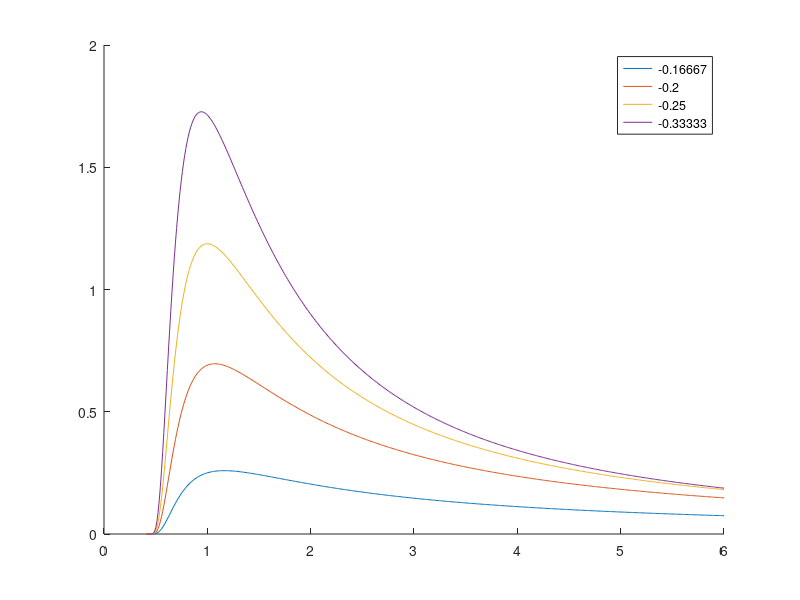

Recreate this plot in MATLAB.

% ========= OLD GAMMA Study

Igama = @(X,A,B) B^A/gamma(A)*X.^(-A-1).*exp(-B./X);

x_max = 1;
x = 0:.002:x_max;

figure, hold on
fixed_beta = 1;
k = 0;
leg = [];
for p = 0.1:0.15:.6
    k = k + 1;
    if fixed_beta
        alpha = p;
        beta = .15;
    else
        alpha = 3;
        beta = p;
    end
    
    plot(0.4 + x * 5.6 / x_max, Igama(x, alpha, beta));
    %beta/(alpha+1)
    leg{k} = num2str(beta/(alpha-1));
end

legend(leg)